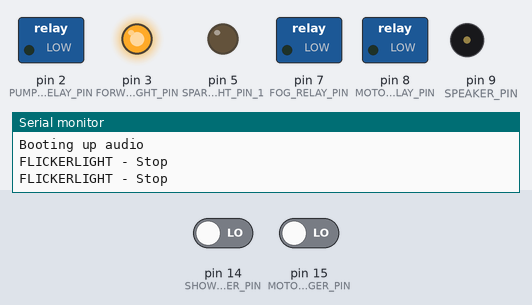
Recording of a sketch running on a simulated Arduino Uno, built with avr-gcc and run on an emulated ATmega328P. Shown: switched loads named in the sketch (green lamp = pin HIGH), output pins drawn as LEDs (lit = HIGH), buzzer (waves = sounding, pin HIGH), the last lines printed to the serial monitor. Inputs (shaded band) come from the test bench; at power-on: pin 15 (MOTOR_TRIGGER_PIN) LOW, pin 14 (SHOW_TRIGGER_PIN) LOW. Storage starts empty; random numbers use the default seed unless the sketch sets one; the audio player accepts every command and is not drawn.

Above: at 1.2 s.
1.3 s: pin 15 (MOTOR_TRIGGER_PIN) driven HIGH
At 1.8 s:
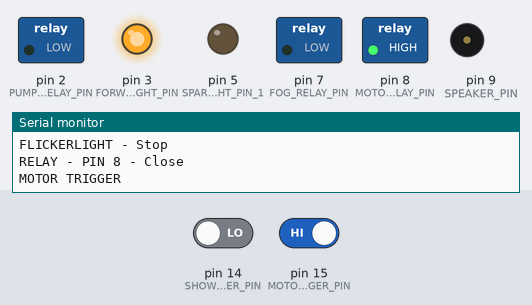
2.8 s: pin 14 (SHOW_TRIGGER_PIN) driven HIGH
At 5.5 s:
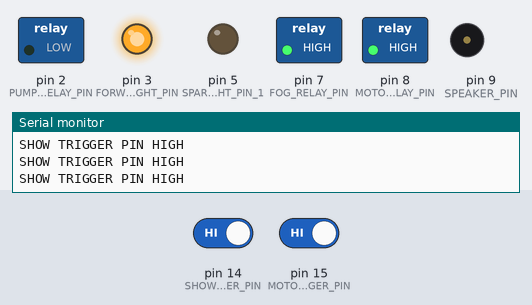
5.8 s: pin 15 (MOTOR_TRIGGER_PIN) driven LOW
At 6.2 s:
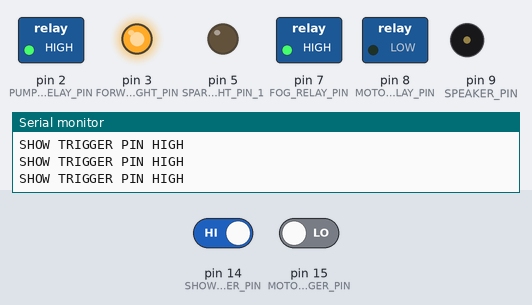
8.8 s: pin 14 (SHOW_TRIGGER_PIN) driven LOW
10.3 s: pin 14 (SHOW_TRIGGER_PIN) driven HIGH
At 11.8 s:
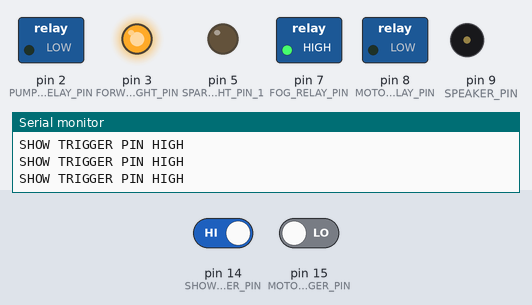
13.3 s: pin 15 (MOTOR_TRIGGER_PIN) driven HIGH
At 19.4 s:
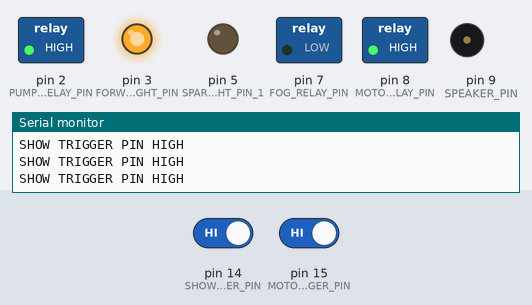
Timing chart, 0 to 20.1 s (numbered marks = the images above; inputs shaded):
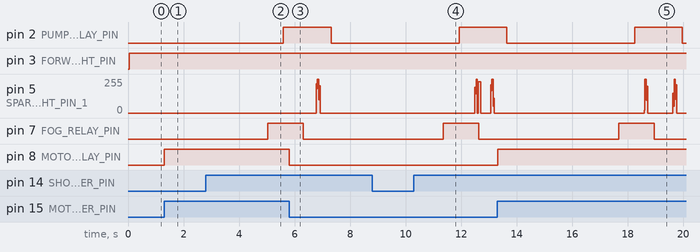

Measured:
- after the input at 1.3 s, pin 8 (MOTOR_RELAY_PIN): LOW → HIGH at once
- after the input at 2.8 s, pin 2 (PUMP_RELAY_PIN): LOW → HIGH after 2.8 s; pin 7 (FOG_RELAY_PIN): LOW → HIGH after 2.2 s
- after the input at 5.8 s, pin 8 (MOTOR_RELAY_PIN): HIGH → LOW at once
- after the input at 10.3 s, pin 2 (PUMP_RELAY_PIN): LOW → HIGH after 1.6 s; pin 7 (FOG_RELAY_PIN): LOW → HIGH after 1.1 s, → LOW 1.3 s later
- after the input at 13.3 s, pin 8 (MOTOR_RELAY_PIN): LOW → HIGH at once

The sketch:

SwiftCarve.ino
```cpp
// (licence header left out)
#include "Config.h"
#include "Relay.h"
#include "LED.h"
#include "Pump.h"
#include "AudioPlayer.h"
#include "FlickerLight.h"
#include "Fogger.h"
#include "Show.h"

FlickerLight *forwardLight;
Show *show;
Relay *motor;
unsigned long motorStartedAt;
boolean playMotorSustain;
AudioPlayer *audioPlayer;

void setup() {
	Serial.begin(9600);

	motor = new Relay(MOTOR_RELAY_PIN);
	motor->open();

	BrightnessRange forwardBrightness;
	forwardBrightness.min = 255;
	forwardBrightness.max = 255;

	IdleDurationRange forwardIdleDuration;
	forwardIdleDuration.min = 250;
	forwardIdleDuration.max = 2500;

	TransitionDurationRange forwardTransitionDuration;
	forwardTransitionDuration.min = 250;
	forwardTransitionDuration.max = 2000;

	SustainDurationRange forwardSustainDuration;
	forwardSustainDuration.min = 250;
	forwardSustainDuration.max = 2500;
	forwardLight = new FlickerLight(new LED(FORWARD_LIGHT_PIN), forwardBrightness, forwardIdleDuration, forwardTransitionDuration, forwardSustainDuration);
	forwardLight->start();


	BrightnessRange flickerBrightness;
	flickerBrightness.min = 0;
	flickerBrightness.max = 255;

	IdleDurationRange flickerIdleDuration;
	flickerIdleDuration.min = 250;
	flickerIdleDuration.max = 1250;

	TransitionDurationRange flickerTransitionDuration;
	flickerTransitionDuration.min = 20;
	flickerTransitionDuration.max = 50;

	SustainDurationRange flickerSustainDuration;
	flickerSustainDuration.min = 20;
	flickerSustainDuration.max = 50;

    audioPlayer = new AudioPlayer(SANDISK_CHIP_SELECT_PIN, SPEAKER_PIN);

	show = new Show(
		new Fogger(new Relay(FOG_RELAY_PIN)),
		new Pump(new Relay(PUMP_RELAY_PIN)),
		new FlickerLight(new LED(SPARK_LIGHT_PIN_1), flickerBrightness, flickerIdleDuration, flickerTransitionDuration, flickerSustainDuration),
		new FlickerLight(new LED(SPARK_LIGHT_PIN_2), flickerBrightness, flickerIdleDuration, flickerTransitionDuration, flickerSustainDuration),
		audioPlayer
	);

	pinMode(SHOW_TRIGGER_PIN, INPUT);
	pinMode(MOTOR_TRIGGER_PIN, INPUT);
}

void loop() {
	if (digitalRead(SHOW_TRIGGER_PIN) == HIGH) {
	    Serial.println("SHOW TRIGGER PIN HIGH");
	    show->attemptToStartShow();
	}

	if (digitalRead(MOTOR_TRIGGER_PIN) == HIGH) {
	    if (motor->isOpen()) {
		    motor->close();
            motorStartedAt = millis();
            playMotorSustain = true;
            audioPlayer->play("START.wav");
	    }

        if (millis() - motorStartedAt >= 150 && playMotorSustain) {
            Serial.println("MOTOR TRIGGER");
            audioPlayer->playLooped("SUSTAIN.wav");
            playMotorSustain = false;
        }
	}
	else {
	    if (motor->isClosed()) {
		    motor->open();
            audioPlayer->play("END.wav");
	    }
	}

	show->loop();
	forwardLight->loop();
}
```

AudioPlayer.cpp
```cpp
// (licence header left out)
#include "AudioPlayer.h"

#include "SD.h"
#include "SPI.h"

AudioPlayer::AudioPlayer(int sdChipSelectPin, int speakerPin)
{
	if (SD.begin(sdChipSelectPin)) {
		Serial.println("Booting up audio");
		player = new TMRpcm();
		player->speakerPin = speakerPin;
	}
	else {
		player = NULL;
		Serial.println("Could not get SD card. Not going to play audio.");
	}
}

void AudioPlayer::play(char *file, boolean looped, boolean ifSilent)
{
    if (NULL == player || (ifSilent && player->isPlaying()))
    {
        return;
    }

    player->loop(looped);
    player->play(file);
}

void AudioPlayer::play(char *file)
{
    play(file, false, false);
}

void AudioPlayer::playLooped(char *file)
{
    play(file, true, false);
}

void AudioPlayer::playIfSilent(char *file)
{
    play(file, false, true);
}

void AudioPlayer::playLoopedIfSilent(char *file)
{
    play(file, true, true);
}

void AudioPlayer::stop()
{
    if (NULL == player)
    {
        return;
    }

    player->stopPlayback();
}
```

AudioPlayer.h
```cpp
// (licence header left out)
#ifndef _AUDIO_PLAYER_h
#define _AUDIO_PLAYER_h

#include "TMRpcm.h"

#if defined(ARDUINO) && ARDUINO >= 100
#include "Arduino.h"
#else
#include "ArduinoMock.h"
#endif

class AudioPlayer
{
private:
	TMRpcm *player;
    void play(char *file, boolean looped, boolean ifSilent);

public:
	AudioPlayer(int sdChipSelectPin, int speakerPin);

	void play(char *file);
	void playLooped(char *file);
	void playIfSilent(char *file);
    void playLoopedIfSilent(char *file);
    void stop();
};

#endif
```

FlickerLight.cpp
```cpp
// (licence header left out)
#include "FlickerLight.h"

FlickerLight::FlickerLight(LED *led, BrightnessRange brightness, IdleDurationRange idleDuration, TransitionDurationRange transitionDuration, SustainDurationRange sustainDuration) {
    this->led = led;
    this->brightness = brightness;
    this->idleDuration = idleDuration;
    this->transitionDuration = transitionDuration;
    this->sustainDuration = sustainDuration;
    goToState(STOPPED);
}

void FlickerLight::FlickerLight::loop() {
    unsigned long currentTime = millis();

    if (state == STOPPED) {
        led->set(0);
    }
    else if (state == IDLING) {
        led->set(brightness.min);
        if (currentTime > stateEntryTime + currentIdle) {
            goToState(TRANSITION_UP);
        }
    }
    else if (state == TRANSITION_UP) {
        float transitionBrightness = ((float)currentTime - (float)stateEntryTime) / (float)currentTransition;
        led->set(brightness.min + ((float)brightness.max - (float)brightness.min) * transitionBrightness);
        if (currentTime > stateEntryTime + currentTransition) {
            goToState(SUSTAIN);
        }
    }
    else if (state == SUSTAIN) {
        led->set(brightness.max);
        if (currentTime > stateEntryTime + currentSustain) {
            goToState(TRANSITION_DOWN);
        }
    }
    else if (state == TRANSITION_DOWN) {
        float transitionBrightness = 1.f - (((float)currentTime - (float)stateEntryTime) / (float)currentTransition);
        led->set(brightness.min + ((float)brightness.max - (float)brightness.min) * transitionBrightness);
        if (currentTime > stateEntryTime + currentTransition) {
            goToState(IDLING);
        }
    }
}

void FlickerLight::goToState(State newState) {
    state = newState;
    stateEntryTime = millis();

    if (state == IDLING) {
        currentIdle = random(idleDuration.min, idleDuration.max);
    }
    else if (state == TRANSITION_UP || state == TRANSITION_DOWN) {
        currentTransition = random(transitionDuration.min, transitionDuration.max);
    }
    else if (state == SUSTAIN) {
        currentSustain = random(sustainDuration.min, sustainDuration.max);
    }

    //Serial.print("FLICKERLIGHT - went to state ");
    //Serial.print(newState);
    //Serial.println("");
}

void FlickerLight::start() {
    goToState(IDLING);
    Serial.println("FLICKERLIGHT - Start");
}

void FlickerLight::stop() {
    goToState(STOPPED);
    Serial.println("FLICKERLIGHT - Stop");
}
```

FlickerLight.h
```cpp
// (licence header left out)
#ifndef _FLICKER_LIGHT_h
#define _FLICKER_LIGHT_h

#include "LED.h"

#if defined(ARDUINO) && ARDUINO >= 100
#include "Arduino.h"
#else
#include "ArduinoMock.h"
#endif

struct IntRange {
    int min;
    int max;
};

typedef IntRange BrightnessRange;
typedef IntRange IdleDurationRange;
typedef IntRange TransitionDurationRange;
typedef IntRange SustainDurationRange;

class FlickerLight
{
private:
    enum State {
        STOPPED = 0,
        IDLING = 1,
        TRANSITION_UP = 2,
        SUSTAIN = 3,
        TRANSITION_DOWN = 4
    };

    LED *led;
    unsigned long stateEntryTime;
    State state;
    BrightnessRange brightness;
    IdleDurationRange idleDuration;
    TransitionDurationRange transitionDuration;
    SustainDurationRange sustainDuration;

    int currentIdle;
    int currentBrightness;
    int currentTransition;
    int currentSustain;

public:
    FlickerLight(LED *led, BrightnessRange brightness, IdleDurationRange idleDuration, TransitionDurationRange transitionDuration, SustainDurationRange sustainDuration);
    void loop();
    void goToState(State newState);
    void start();
    void stop();
};

#endif
```

Fogger.cpp
```cpp
// (licence header left out)
#include "Fogger.h"
#include "Config.h"

Fogger::Fogger(Relay *relay) {
    this->relay = relay;
    lastShutdownAt = 0;
}

void Fogger::loop() {
    // Make sure to automatically shutdown if we've hit the max run duration
    if (isRunning() && startedAt + FOG_DURATION_IN_MS) {
        shutdown();
    }
}

boolean Fogger::canRun() {
    // Make sure we don't turn back on within the cooldown period
    return isNotRunning() && millis() > lastShutdownAt + FOG_COOLDOWN_DELAY_IN_MS;
}

boolean Fogger::isRunning() {
    relay->isClosed();
}

boolean Fogger::isNotRunning() {
    return !isRunning();
}

boolean Fogger::start() {
    if (canRun()) {
        relay->close();
        startedAt = millis();
        Serial.println("FOGGER - Start");
    }
}

boolean Fogger::shutdown() {
    relay->open();
    lastShutdownAt = millis();
    Serial.println("FOGGER - Shutdown");
}
```

Fogger.h
```cpp
// (licence header left out)
#ifndef _FOGGER_h
#define _FOGGER_h

#if defined(ARDUINO) && ARDUINO >= 100
#include "Arduino.h"
#else
#include "ArduinoMock.h"
#endif

#include "Relay.h"

class Fogger {
private:
    Relay *relay;
    unsigned long lastShutdownAt;
    unsigned long startedAt;

public:
    Fogger(Relay *relay);
    void loop();
    boolean canRun();
    boolean isRunning();
    boolean isNotRunning();
    boolean start();
    boolean shutdown();
};
#endif
```

LED.cpp
```cpp
// (licence header left out)
#include "LED.h"

LED::LED(int pin) {
	this->pin = pin;
	pinMode(pin, OUTPUT);
	analogWrite(pin, 0);
}

void LED::set(int brightness) {
	analogWrite(pin, brightness);
}
```

LED.h
```cpp
// (licence header left out)
#ifndef _LED_h
#define _LED_h

#if defined(ARDUINO) && ARDUINO >= 100
#include "Arduino.h"
#else
#include "ArduinoMock.h"
#endif

class LED {
private:
	int pin;
public:
	LED(int pin);
	void set(int brightness);
};

#endif
```

Pump.cpp
```cpp
// (licence header left out)
#include "Pump.h"

Pump::Pump(Relay *relay) {
	this->relay = relay;
}

boolean Pump::isRunning() {
	return relay->isClosed();
}

boolean Pump::isNotRunning() {
	return !isRunning();
}

void Pump::start() {
	relay->close();
	Serial.println("PUMP - Start");
}

void Pump::shutdown() {
	relay->open();
	Serial.println("PUMP - Shutdown");
}
```

Pump.h
```cpp
// (licence header left out)
#ifndef _PUMP_h
#define _PUMP_h

#if defined(ARDUINO) && ARDUINO >= 100
#include "Arduino.h"
#else
#include "ArduinoMock.h"
#endif

#include "Relay.h"

class Pump {
private:
	Relay *relay;

public:
	Pump(Relay *relay);
	boolean isRunning();
	boolean isNotRunning();
	void start();
	void shutdown();
};

#endif
```

Relay.cpp
```cpp
// (licence header left out)
#include "Relay.h"

Relay::Relay(int pin) {
	this->pin = pin;
	pinMode(pin, OUTPUT);
	digitalWrite(pin, openState);
	state = openState;
}

void Relay::open() {
	digitalWrite(pin, openState);
	state = openState;
	Serial.print("RELAY - PIN ");
	Serial.print(pin);
	Serial.println(" - Open");
}

void Relay::close() {
	digitalWrite(pin, closedState);
	state = closedState;
	Serial.print("RELAY - PIN ");
	Serial.print(pin);
	Serial.println(" - Close");
}

boolean Relay::isOpen() {
	return state == openState;
}

boolean Relay::isClosed() {
	return state == closedState;
}
```

Relay.h
```cpp
// (licence header left out)
#ifndef _RELAY_h
#define _RELAY_h

#if defined(ARDUINO) && ARDUINO >= 100
	#include "Arduino.h"
#else
	#include "ArduinoMock.h"
#endif

class Relay {
private:
	const int openState = LOW;
	const int closedState = HIGH;
	int pin;
	boolean state;
public:
	Relay(int pin);
	void open();
	void close();
	boolean isOpen();
	boolean isClosed();
};

#endif
```

Show.cpp
```cpp
// (licence header left out)
#include "Show.h"
#include "Config.h"

Show::Show(Fogger *fogger, Pump *pump, FlickerLight *sparkLight1, FlickerLight *sparkLight2, AudioPlayer *audioPlayer) {
    this->fogger = fogger;
    this->pump = pump;
    this->sparkLight1 = sparkLight1;
    this->sparkLight2 = sparkLight2;
    this->audioPlayer = audioPlayer;
    sparkLight1->stop();
    sparkLight2->stop();
    state = STOPPED;
    stateEntryTime = 0;
}

void Show::goToState(State newState) {
    state = newState;
    stateEntryTime = millis();
    Serial.print("SHOW - went to state ");
    Serial.print(newState);
    Serial.println("");
}

void Show::attemptToStartShow() {
    unsigned long currentTime = millis();
    if (state == STOPPED && fogger->canRun()) {
        goToState(WARM_UP);
        fogger->start();
        audioPlayer->playLooped("SPARKING.wav");
    }
}

void Show::loop() {
    fogger->loop();
    sparkLight1->loop();
    //sparkLight2->loop(); // This is causing an issue with the audio. I suspect they're sharing the same interupt.

    unsigned long currentTime = millis();
    if (state == WARM_UP && currentTime > stateEntryTime + PREHEAT_DELAY_IN_MS) {
        goToState(FOGGING);
        sparkLight1->start();
        sparkLight2->start();
        pump->start();
    }
    else if (state == FOGGING && currentTime > stateEntryTime + FOG_DURATION_IN_MS) {
        goToState(COOLDOWN);
        fogger->shutdown();
    }
    else if (state == COOLDOWN && currentTime > stateEntryTime + PUMP_COOLDOWN_DELAY_IN_MS) {
        goToState(STOPPED);
        pump->shutdown();
        sparkLight1->stop();
        sparkLight2->stop();
        audioPlayer->stop();
    }
}
```

Show.h
```cpp
// (licence header left out)
#ifndef _SHOW_h
#define _SHOW_h

#if defined(ARDUINO) && ARDUINO >= 100
#include "Arduino.h"
#else
#include "ArduinoMock.h"
#endif

#include "Fogger.h"
#include "Pump.h"
#include "FlickerLight.h"
#include "AudioPlayer.h"

class Show {
private:
    enum State {
        STOPPED = 0,
        WARM_UP = 1,
        FOGGING = 2,
        COOLDOWN = 3
    };

    unsigned long stateEntryTime;
    Fogger *fogger;
    Pump *pump;
    FlickerLight *sparkLight1;
    FlickerLight *sparkLight2;
    AudioPlayer *audioPlayer;
    State state;

    void goToState(State newState);

public:
    Show(Fogger *fogger, Pump *pump, FlickerLight *sparkLight1, FlickerLight *sparkLight2, AudioPlayer *audioPlayer);
    void attemptToStartShow();
    void loop();
};
#endif
```

Config.h
```cpp
// (licence header left out)
#ifndef _CONFIG_h
#define _CONFIG_h

#define PREHEAT_DELAY_IN_MS       500         // Give the coils a bit to warm up before the air pump enables
#define FOG_DURATION_IN_MS        (750)  // How long to run the fogger heat coils for
#define PUMP_COOLDOWN_DELAY_IN_MS (1000)  // Leaves the pump on for a little bit while the fogger is off, to help cool it down and pump out any last fog
#define FOG_COOLDOWN_DELAY_IN_MS  (1000 * 5)  // Lock out the fog system from running again for a duration, to give it time to cool back down

#define SANDISK_CHIP_SELECT_PIN  4
#define SPEAKER_PIN              9

#define SHOW_TRIGGER_PIN         14 // INPUT. The fog, the pump, and the spark lights are together known as "show"
#define MOTOR_TRIGGER_PIN        15 // INPUT
#define MOTOR_RELAY_PIN          8  // OUTPUT
#define FOG_RELAY_PIN            7  // OUTPUT
#define PUMP_RELAY_PIN           2  // OUTPUT
#define FORWARD_LIGHT_PIN        3  // PWM
#define SPARK_LIGHT_PIN_1        5  // PWM
#define SPARK_LIGHT_PIN_2        9  // PWM

#endif
```
